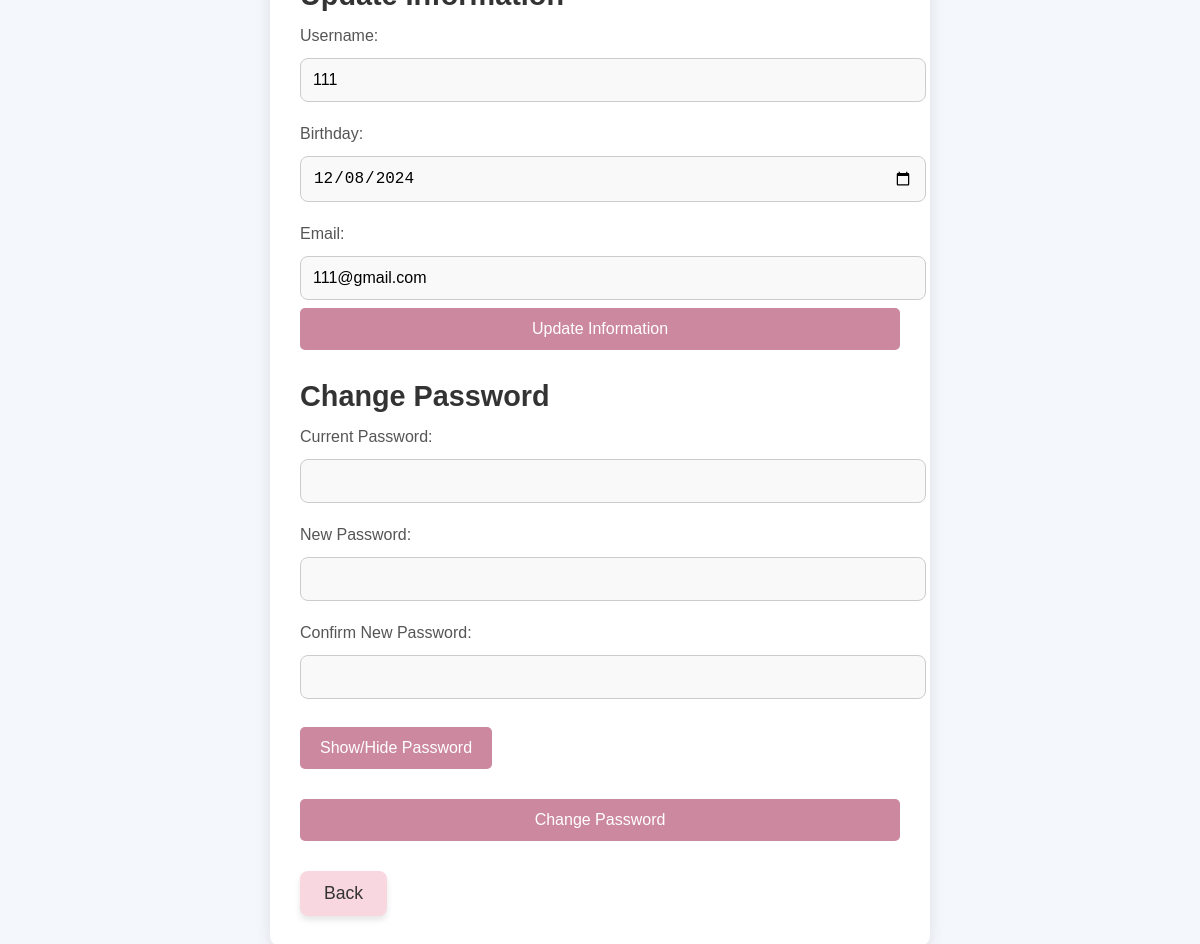
Page /account_settings.php (signed in) on the committed database.
### tables this page shows
CREATE TABLE `users` (
  `id` int(11) NOT NULL,
  `lastname` varchar(100) NOT NULL,
  `firstname` varchar(100) NOT NULL,
  `middlename` varchar(100) DEFAULT NULL,
  `email` varchar(150) NOT NULL,
  `password` varchar(255) NOT NULL,
  `created_at` timestamp NOT NULL DEFAULT current_timestamp(),
  `username` varchar(255) NOT NULL,
  `birthday` date DEFAULT NULL,
  `is_admin` tinyint(1) NOT NULL DEFAULT 0
);

### account_settings.php (the view, shortened to what this page needs)
<?php
require 'db.php';
$user_id = $_SESSION['user_id'];
$query = "SELECT * FROM users WHERE id = '$user_id'";
$result = $conn->query($query);
$user = $result->fetch_assoc();
?>
<!DOCTYPE html>
<html lang="en">
<head>
<div class="container">
</head>
<body>
    <h2>Update Information</h2>
    <form action="account_settings.php" method="POST">
        <label for="username">Username:</label>
        <input type="text" name="username" value="<?php echo $user['username']; ?>" required><br>
        <label for="birthday">Birthday:</label>
        <input type="date" name="birthday" value="<?php echo $user['birthday']; ?>" required><br>
        <label for="email">Email:</label>
        <input type="email" name="email" value="<?php echo $user['email']; ?>" required><br>
        <button type="submit" name="update_info">Update Information</button>
    </form>
    <h2>Change Password</h2>
    <form action="account_settings.php" method="POST">
        <label for="old_password">Current Password:</label>
        <input type="password" id="old_password" name="old_password" required><br>
        <label for="new_password">New Password:</label>
        <input type="password" id="password" name="new_password" required><br>
        <label for="confirm_password">Confirm New Password:</label>
        <input type="password" id="confirm_password" name="confirm_password" required><br>
        <button type="button" onclick="togglePassword()">Show/Hide Password</button><br>
        <button type="submit" name="change_password">Change Password</button>
    </form>
    <a href="index.php" class="Back">Back</a>
</body>
</html>

### account_settings.php (style rules this page uses)
.Back { display: inline-block; background-color: #f8d7e0; color: #333; text-decoration: none; padding: 12px 24px; font-size: 1.1rem; border-radius: 8px; font-weight: 500; transition: background-color 0.3s ease, transform 0.2s ease; box-shadow: 0 4px 6px rgba(0, 0, 0, 0.1); margin-left: 900; }
body { font-family: 'Arial', sans-serif; background-color: #f4f7fc; color: #333; margin: 0; padding: 0; display: flex; justify-content: center; align-items: center; height: 100vh; }
.container { background-color: #fff; padding: 30px; border-radius: 10px; box-shadow: 0px 4px 15px rgba(0, 0, 0, 0.1); width: 100%; max-width: 600px; }
h2 { font-size: 1.8rem; color: #333; margin-bottom: 10px; }
form label { display: block; font-size: 1rem; color: #555; margin-bottom: 5px; margin-top: 15px; }
form input { width: 100%; padding: 12px; margin: 8px 0; border: 1px solid #ccc; border-radius: 8px; font-size: 1rem; background-color: #f9f9f9; }
button { padding: 12px 20px; background-color: #cc889f; color: white; border: none; border-radius: 5px; font-size: 1rem; cursor: pointer; transition: background-color 0.3s ease; width: 100%; }
button[type="button"] { background-color: #cc889f; margin-top: 20px; width: auto; display: inline-block; margin-bottom: 30px; }
form { margin-bottom: 30px; }

### rows in the picture
users: username "111", birthday "12/08/2024", email "111@gmail.com"
